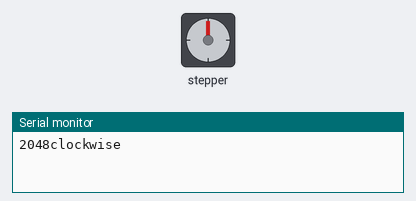
This sketch was run on a simulated Arduino Uno, built with avr-gcc and run on an emulated ATmega328P. On the bench: stepper motor, the last lines printed to the serial monitor. Stepper angles assume 2048 steps per turn.

Above: at 0.15 s.
At 7.37 s:
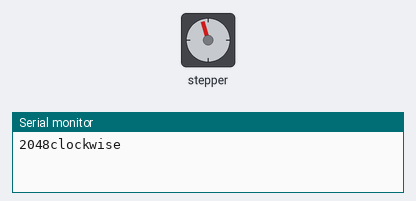
At 14.8 s:
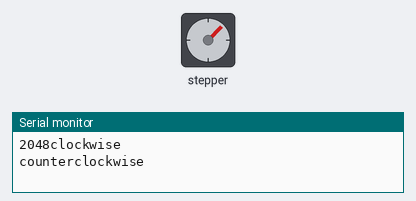
At 31.24 s:
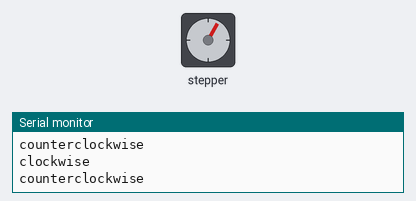
Timing chart, 0 to 40.0 s (numbered marks = the images above):
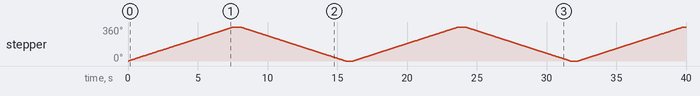

The sketch:

StepperMotor.ino
```cpp
/*
  Stepper Motor Control - one revolution

  This program drives a unipolar or bipolar stepper motor.
  The motor is attached to digital pins 8 - 11 of the Arduino.

  The motor should revolve one revolution in one direction, then
  one revolution in the other direction.

  2007-03-11 Created by Tom Igoe
  2009-11-30 Modified by Tom Igoe
  2016-06-15 Modified Dan Royer for Marginally Clever tutorial.
*/
#include <Stepper.h>

const int stepsPerTurn = 64;
const int gearReduction = 32;
const int stepsPerRevolution = stepsPerTurn*gearReduction;


// initialize the stepper library on pins 8 through 11:
Stepper myStepper(stepsPerRevolution, 8, 10, 9, 11);


void setup() {
  // initialize the serial port:
  Serial.begin(9600);
  Serial.print(stepsPerRevolution);
  myStepper.setSpeed(8);
}

void loop() {
  // one full turn
  Serial.println("clockwise");
  myStepper.step(stepsPerRevolution);
  // half second delay
  delay(500);

  // one full turn the other way
  Serial.println("counterclockwise");
  myStepper.step(-stepsPerRevolution);
  // half second delay
  delay(500);
}
```

Measured:
- by itself, stepper: turns 360° clockwise in 7.5 s, then 360° counter-clockwise in 7.5 s, then 360° clockwise in 7.5 s, then 360° counter-clockwise in 7.5 s, and so on
